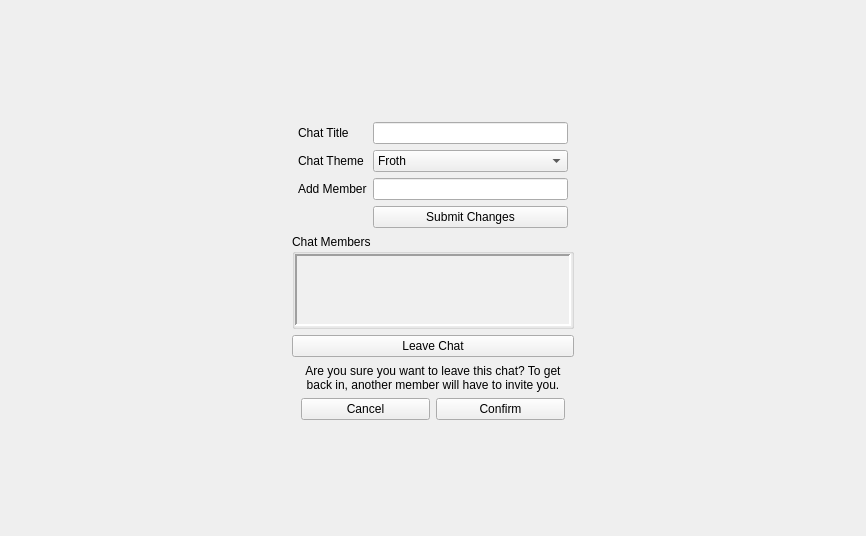
<?xml version="1.0" encoding="UTF-8"?>
<ui version="4.0">
 <class>ChatSettings</class>
 <widget class="QWidget" name="ChatSettings">
  <property name="geometry">
   <rect>
    <x>0</x>
    <y>0</y>
    <width>866</width>
    <height>536</height>
   </rect>
  </property>
  <property name="windowTitle">
   <string>Form</string>
  </property>
  <layout class="QGridLayout" name="gridLayout">
   <item row="1" column="2">
    <spacer name="horizontalSpacer_2">
     <property name="orientation">
      <enum>Qt::Horizontal</enum>
     </property>
     <property name="sizeHint" stdset="0">
      <size>
       <width>40</width>
       <height>20</height>
      </size>
     </property>
    </spacer>
   </item>
   <item row="1" column="1">
    <layout class="QVBoxLayout" name="verticalLayout">
     <property name="topMargin">
      <number>0</number>
     </property>
     <property name="bottomMargin">
      <number>0</number>
     </property>
     <item>
      <layout class="QFormLayout" name="formLayout">
       <property name="leftMargin">
        <number>6</number>
       </property>
       <property name="topMargin">
        <number>6</number>
       </property>
       <property name="rightMargin">
        <number>6</number>
       </property>
       <property name="bottomMargin">
        <number>0</number>
       </property>
       <item row="0" column="0">
        <widget class="QLabel" name="label">
         <property name="text">
          <string>Chat Title</string>
         </property>
        </widget>
       </item>
       <item row="0" column="1">
        <widget class="QLineEdit" name="titleField"/>
       </item>
       <item row="1" column="0">
        <widget class="QLabel" name="label_2">
         <property name="text">
          <string>Chat Theme</string>
         </property>
        </widget>
       </item>
       <item row="1" column="1">
        <widget class="QComboBox" name="themeSelect">
         <item>
          <property name="text">
           <string>Froth</string>
          </property>
         </item>
         <item>
          <property name="text">
           <string>Deep Sea</string>
          </property>
         </item>
         <item>
          <property name="text">
           <string>Ocean</string>
          </property>
         </item>
         <item>
          <property name="text">
           <string>Seaweed</string>
          </property>
         </item>
         <item>
          <property name="text">
           <string>Beach</string>
          </property>
         </item>
         <item>
          <property name="text">
           <string>Riverbed</string>
          </property>
         </item>
         <item>
          <property name="text">
           <string>Jelly</string>
          </property>
         </item>
         <item>
          <property name="text">
           <string>Coral</string>
          </property>
         </item>
        </widget>
       </item>
       <item row="3" column="1">
        <widget class="QPushButton" name="confirmButton">
         <property name="sizePolicy">
          <sizepolicy hsizetype="Preferred" vsizetype="Fixed">
           <horstretch>0</horstretch>
           <verstretch>0</verstretch>
          </sizepolicy>
         </property>
         <property name="layoutDirection">
          <enum>Qt::LeftToRight</enum>
         </property>
         <property name="text">
          <string>Submit Changes</string>
         </property>
        </widget>
       </item>
       <item row="2" column="1">
        <widget class="QLineEdit" name="addMemberField"/>
       </item>
       <item row="2" column="0">
        <widget class="QLabel" name="addMemberLabel">
         <property name="text">
          <string>Add Member</string>
         </property>
        </widget>
       </item>
      </layout>
     </item>
     <item>
      <widget class="QGroupBox" name="members">
       <property name="sizePolicy">
        <sizepolicy hsizetype="Preferred" vsizetype="Maximum">
         <horstretch>0</horstretch>
         <verstretch>0</verstretch>
        </sizepolicy>
       </property>
       <property name="maximumSize">
        <size>
         <width>16777215</width>
         <height>250</height>
        </size>
       </property>
       <property name="title">
        <string>Chat Members</string>
       </property>
       <layout class="QVBoxLayout" name="membersBoxLayout">
        <property name="spacing">
         <number>0</number>
        </property>
        <property name="leftMargin">
         <number>0</number>
        </property>
        <property name="topMargin">
         <number>0</number>
        </property>
        <property name="rightMargin">
         <number>0</number>
        </property>
        <property name="bottomMargin">
         <number>0</number>
        </property>
        <item>
         <widget class="QScrollArea" name="scrollArea">
          <property name="sizePolicy">
           <sizepolicy hsizetype="Expanding" vsizetype="Maximum">
            <horstretch>0</horstretch>
            <verstretch>0</verstretch>
           </sizepolicy>
          </property>
          <property name="maximumSize">
           <size>
            <width>16777215</width>
            <height>250</height>
           </size>
          </property>
          <property name="palette">
           <palette>
            <active>
             <colorrole role="Window">
              <brush brushstyle="SolidPattern">
               <color alpha="255">
                <red>255</red>
                <green>255</green>
                <blue>255</blue>
               </color>
              </brush>
             </colorrole>
            </active>
            <inactive>
             <colorrole role="Window">
              <brush brushstyle="SolidPattern">
               <color alpha="255">
                <red>240</red>
                <green>240</green>
                <blue>240</blue>
               </color>
              </brush>
             </colorrole>
            </inactive>
            <disabled>
             <colorrole role="Window">
              <brush brushstyle="SolidPattern">
               <color alpha="255">
                <red>255</red>
                <green>255</green>
                <blue>255</blue>
               </color>
              </brush>
             </colorrole>
            </disabled>
           </palette>
          </property>
          <property name="frameShape">
           <enum>QFrame::Panel</enum>
          </property>
          <property name="lineWidth">
           <number>2</number>
          </property>
          <property name="horizontalScrollBarPolicy">
           <enum>Qt::ScrollBarAlwaysOff</enum>
          </property>
          <property name="sizeAdjustPolicy">
           <enum>QAbstractScrollArea::AdjustIgnored</enum>
          </property>
          <property name="widgetResizable">
           <bool>true</bool>
          </property>
          <widget class="QWidget" name="scrollAreaWidgetContents">
           <property name="geometry">
            <rect>
             <x>0</x>
             <y>0</y>
             <width>266</width>
             <height>16</height>
            </rect>
           </property>
           <property name="sizePolicy">
            <sizepolicy hsizetype="Preferred" vsizetype="Fixed">
             <horstretch>0</horstretch>
             <verstretch>0</verstretch>
            </sizepolicy>
           </property>
           <layout class="QVBoxLayout" name="memberLayout">
            <property name="spacing">
             <number>3</number>
            </property>
            <property name="leftMargin">
             <number>0</number>
            </property>
            <property name="topMargin">
             <number>0</number>
            </property>
            <property name="rightMargin">
             <number>0</number>
            </property>
            <property name="bottomMargin">
             <number>0</number>
            </property>
           </layout>
          </widget>
         </widget>
        </item>
       </layout>
      </widget>
     </item>
     <item>
      <widget class="QPushButton" name="leaveButton">
       <property name="palette">
        <palette>
         <active>
          <colorrole role="Button">
           <brush brushstyle="SolidPattern">
            <color alpha="255">
             <red>255</red>
             <green>0</green>
             <blue>0</blue>
            </color>
           </brush>
          </colorrole>
         </active>
         <inactive>
          <colorrole role="Button">
           <brush brushstyle="SolidPattern">
            <color alpha="255">
             <red>240</red>
             <green>240</green>
             <blue>240</blue>
            </color>
           </brush>
          </colorrole>
         </inactive>
         <disabled>
          <colorrole role="Button">
           <brush brushstyle="SolidPattern">
            <color alpha="255">
             <red>255</red>
             <green>0</green>
             <blue>0</blue>
            </color>
           </brush>
          </colorrole>
         </disabled>
        </palette>
       </property>
       <property name="autoFillBackground">
        <bool>true</bool>
       </property>
       <property name="text">
        <string>Leave Chat</string>
       </property>
      </widget>
     </item>
     <item>
      <widget class="QWidget" name="warning" native="true">
       <layout class="QVBoxLayout" name="verticalLayout_2">
        <property name="spacing">
         <number>6</number>
        </property>
        <property name="topMargin">
         <number>1</number>
        </property>
        <property name="bottomMargin">
         <number>1</number>
        </property>
        <item>
         <widget class="QLabel" name="label_3">
          <property name="text">
           <string>Are you sure you want to leave this chat? To get back in, another member will have to invite you.</string>
          </property>
          <property name="alignment">
           <set>Qt::AlignCenter</set>
          </property>
          <property name="wordWrap">
           <bool>true</bool>
          </property>
         </widget>
        </item>
        <item>
         <layout class="QHBoxLayout" name="horizontalLayout">
          <property name="topMargin">
           <number>0</number>
          </property>
          <item>
           <widget class="QPushButton" name="cancelLeaveButton">
            <property name="text">
             <string>Cancel</string>
            </property>
           </widget>
          </item>
          <item>
           <widget class="QPushButton" name="confirmLeaveButton">
            <property name="palette">
             <palette>
              <active>
               <colorrole role="Button">
                <brush brushstyle="SolidPattern">
                 <color alpha="255">
                  <red>255</red>
                  <green>0</green>
                  <blue>0</blue>
                 </color>
                </brush>
               </colorrole>
              </active>
              <inactive>
               <colorrole role="Button">
                <brush brushstyle="SolidPattern">
                 <color alpha="255">
                  <red>240</red>
                  <green>240</green>
                  <blue>240</blue>
                 </color>
                </brush>
               </colorrole>
              </inactive>
              <disabled>
               <colorrole role="Button">
                <brush brushstyle="SolidPattern">
                 <color alpha="255">
                  <red>255</red>
                  <green>0</green>
                  <blue>0</blue>
                 </color>
                </brush>
               </colorrole>
              </disabled>
             </palette>
            </property>
            <property name="autoFillBackground">
             <bool>true</bool>
            </property>
            <property name="text">
             <string>Confirm</string>
            </property>
           </widget>
          </item>
         </layout>
        </item>
       </layout>
      </widget>
     </item>
    </layout>
   </item>
   <item row="0" column="1">
    <spacer name="verticalSpacer">
     <property name="orientation">
      <enum>Qt::Vertical</enum>
     </property>
     <property name="sizeHint" stdset="0">
      <size>
       <width>20</width>
       <height>40</height>
      </size>
     </property>
    </spacer>
   </item>
   <item row="1" column="0">
    <spacer name="horizontalSpacer">
     <property name="orientation">
      <enum>Qt::Horizontal</enum>
     </property>
     <property name="sizeHint" stdset="0">
      <size>
       <width>40</width>
       <height>20</height>
      </size>
     </property>
    </spacer>
   </item>
   <item row="2" column="1">
    <spacer name="verticalSpacer_2">
     <property name="orientation">
      <enum>Qt::Vertical</enum>
     </property>
     <property name="sizeHint" stdset="0">
      <size>
       <width>20</width>
       <height>40</height>
      </size>
     </property>
    </spacer>
   </item>
  </layout>
 </widget>
 <resources/>
 <connections/>
</ui>
